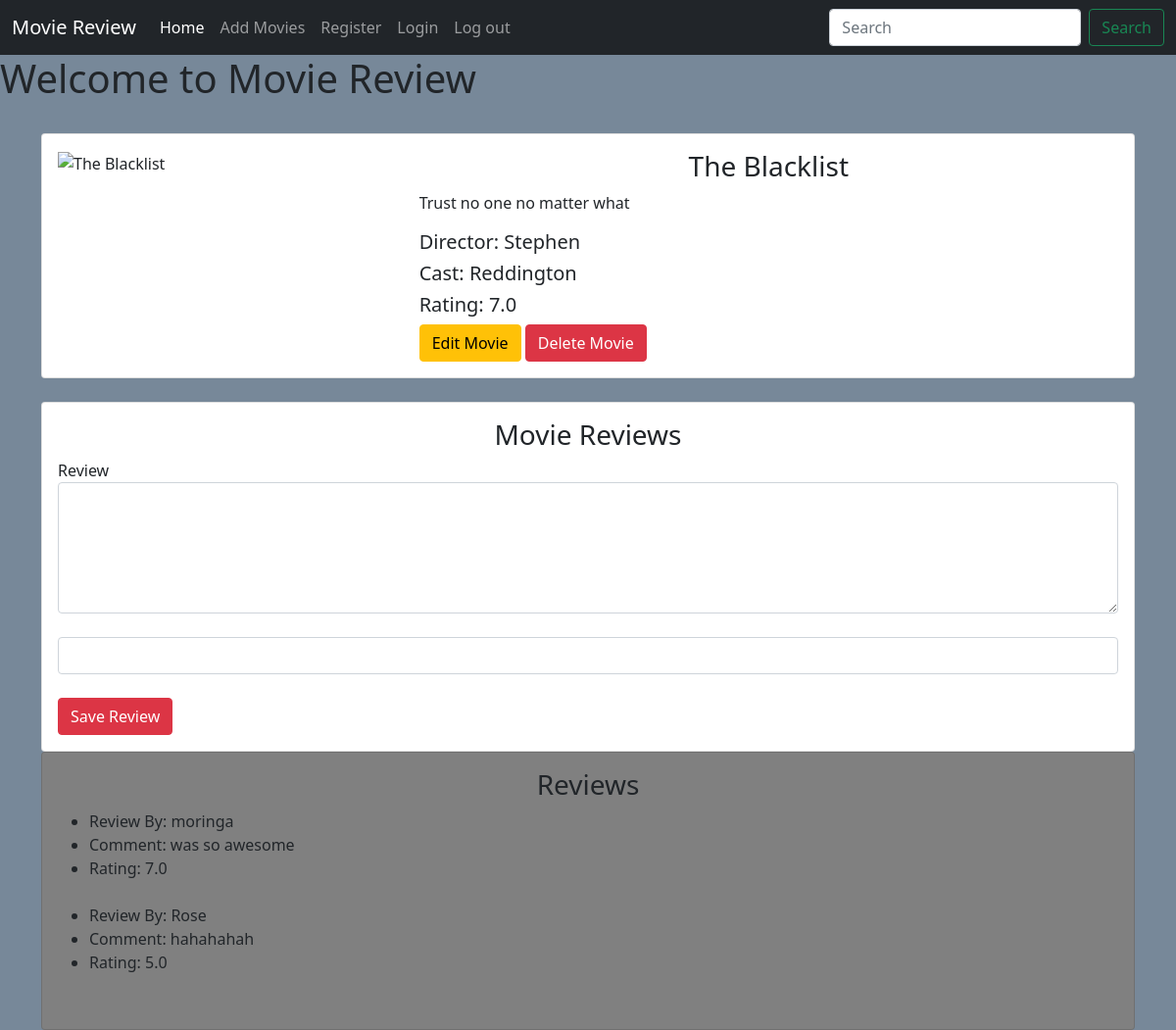
The page /details/1 on the database its author committed.
### main/models.py (models this page shows, shortened)
class Movie(models.Model):
    name = models.CharField(max_length=250)
    director = models.CharField(max_length=100)
    cast = models.CharField(max_length=1000)
    description = models.TextField(max_length=6000)
    release_date = models.DateField()
    averageRating = models.FloatField(default=0)
    image = models.URLField(default=None, null=True)

class Review(models.Model):
    movie = models.ForeignKey(Movie, on_delete=models.CASCADE)
    user = models.ForeignKey(User, on_delete=models.CASCADE)
    comment = models.TextField(max_length=1000)
    rating = models.FloatField(default=0)

### main/views.py (the view)
# urls.py: path('details/<int:id>', views.details, name='details'),
def details(request, id):
    movie = Movie.objects.get(id=id)
    reviews = Review.objects.filter(movie=id).order_by('-comment')
    context = {
        "movie": movie,
        "reviews": reviews
    }
    return render( request,'main/details.html', context)

### main/templates/main/details.html (shortened to what this page needs)
{% extends 'main/base.html' %}
{% block content %}
<div class="container">
    <br>
    <div class="card">
        <div class="card-body">
        <div class="row">
            <div class="col-md-4">
                <img src="{{movie.image}}" alt="{{movie.name}}" class="img-fluid" width="80%">
            </div>
            <div class="col-md-8">
                <h3 class="text-center">
                    {{movie.name}}
                </h3>
                <p>{{movie.description}}</p>
                <h5>Director: {{movie.director}}</h5>
                <h5>Cast: {{movie.cast}}</h5>
                <h5>Rating: {{movie.averageRating}}</h5>
                <a href="{% url 'main:edit_movies' movie.id%}" class="btn btn-warning"> Edit Movie</a>
                <a href="{% url 'main:delete_movies' movie.id%}" class="btn btn-danger"> Delete Movie</a>
            </div>
        </div>
    </div>
    </div>
    <br>
    <div class="card">
        <div class="card-body">
            <h3 class="text-center">Movie Reviews</h3>
            <form action="{% url 'main:add_review' movie.id %}" method="POST">
                <label for="comment">Review</label>
                <textarea name="comment" id="comment" cols="30" rows="5" class="form-control"></textarea>
                <input type="text" name="rating" class="form-control">
                <br>
                <input type="submit" class="btn btn-danger" value="Save Review">
            </form>
        </div>
    </div>
    <div class="card" style="background-color: grey">
        <div class="card-body">
            <h3 class="text-center">Reviews</h3>
           <ul>
               {% for review in reviews %}
               <li>Review By: {{ review.user}}</li>
               <li>Comment: {{ review.comment}} </li>
                <li>Rating: {{ review.rating}}</li>
                <br>
               {% endfor %}
           </ul>
        </div>
    </div>
</div>
{% endblock %}

### main/static/css/main.css (style rules this page uses)
body { background-color: lightslategray; }

### rows shown on the page
Movie: name "The Blacklist", description "Trust no one no matter what", director "Stephen", cast "Reddington", averageRating "7.0"
Review: user "moringa", comment "was so awesome", rating "7.0"
Review: user "Rose", comment "hahahahah", rating "5.0"
